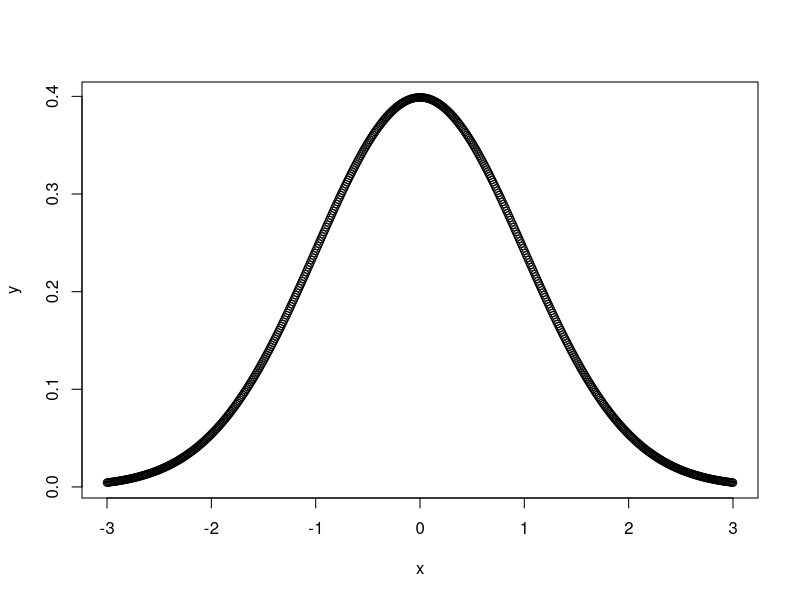
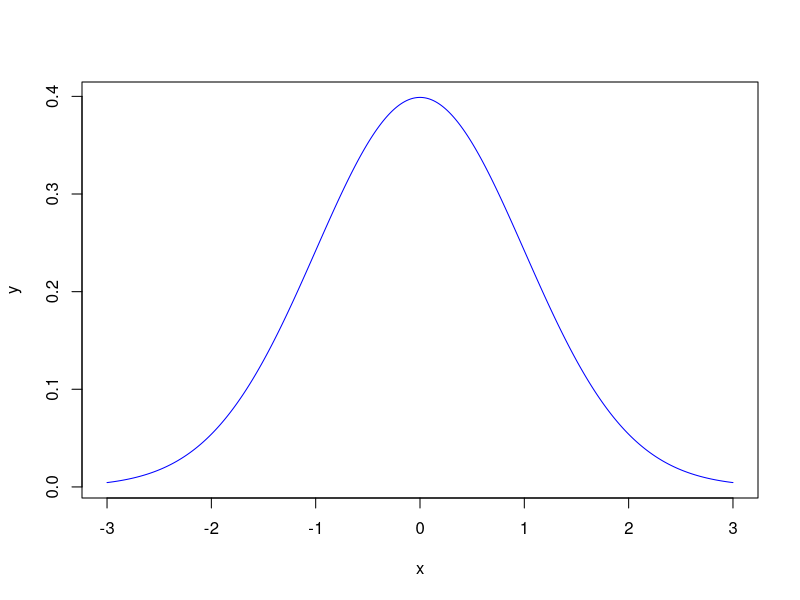
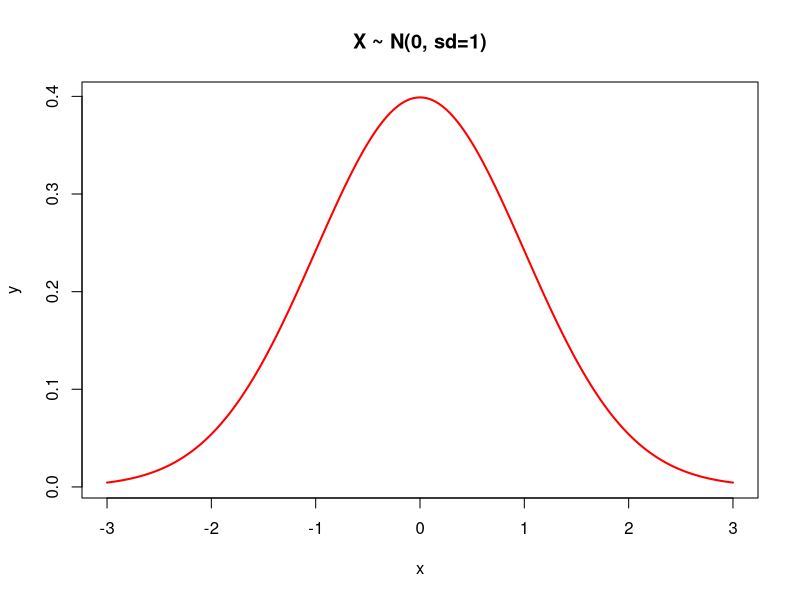
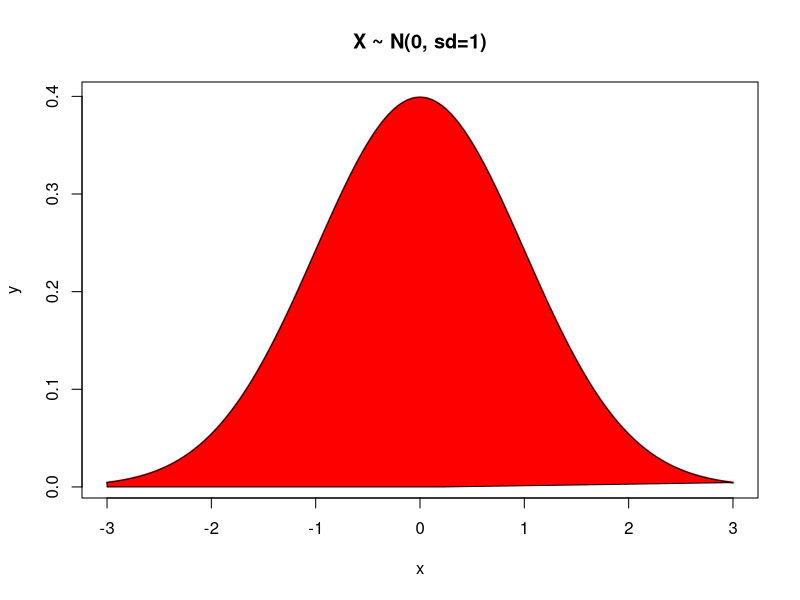
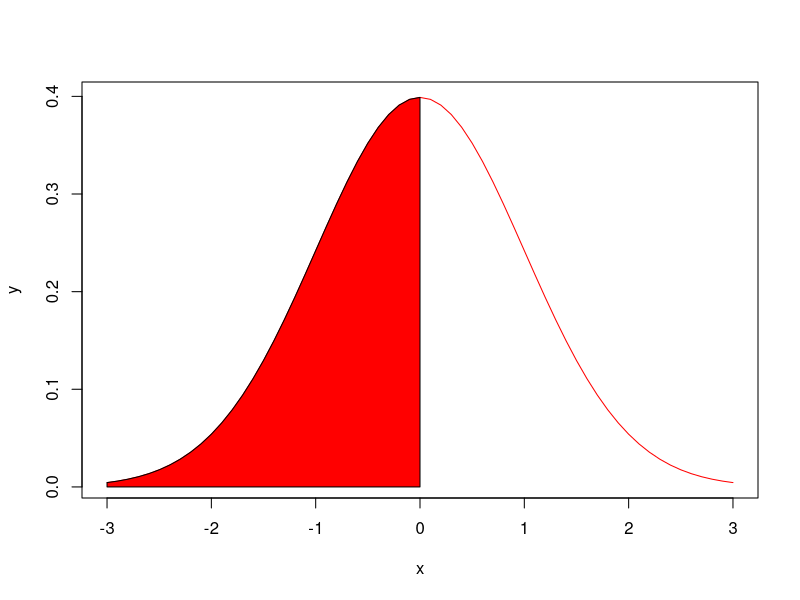

R code for these plots, in order:
# to learn normal curve and probabilities

# create standard normal curve 
# (mean=0 and sd =1)

x=seq(from=-3, to=+3 , by=0.01)
y=dnorm(x,mean=0,sd=1)
plot(x,y)
plot(x,y,type="l", col="blue")
plot(x, y, type = "l", col = "red", main = "X ~ N(0, sd=1)", lwd = 2)





# Create a sequence of x values from -3 to 3 with an increment of 0.01
x <- seq(from = -3, to = 3, by = 0.01)

# Calculate the y values for the standard normal distribution
y <- dnorm(x, mean = 0, sd = 1)

# Plot the standard normal curve
plot(x, y, type = "l", col = "red", main = "X ~ N(0, sd=1)", lwd = 2)

# Shade the area under the curve

polygon(c(-3,x,0.24) , c(0,y,0),col="red")

 
# Generate the sequence for x from -3 to 3
x <- seq(from = -3, to = 3, by = 0.1)

# Calculate the corresponding y values using the normal density function
y <- dnorm(x, mean = 0, sd = 1)

# Plot the entire curve from -3 to 3
plot(x, y, type = "l", col = "red")

# Shade the area under the curve from -3 to 0
polygon(c(-3, seq(-3, 0, by = 0.1), 0), c(0, dnorm(seq(-3, 0, by = 0.1), mean = 0, sd = 1), 0), col = "red")




